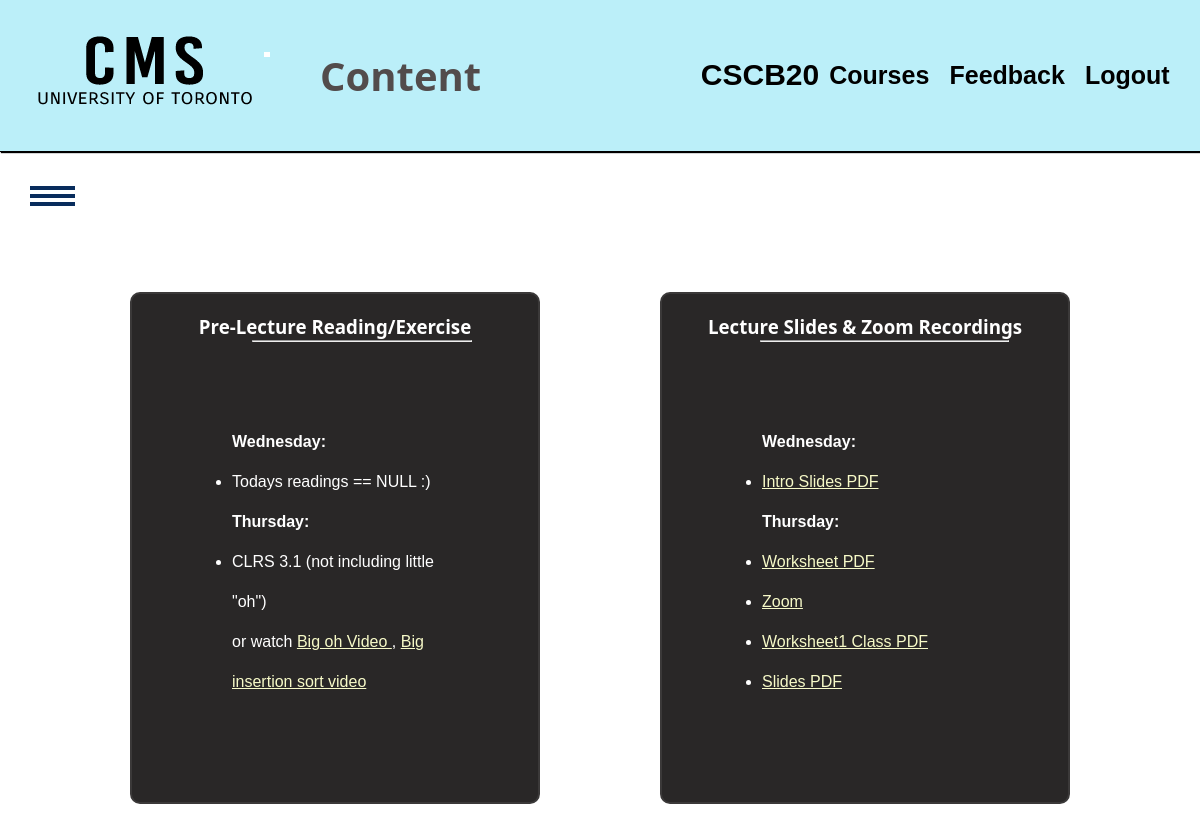
The app's page /courses/CSCB20/lectures/1 (signed in), older data.
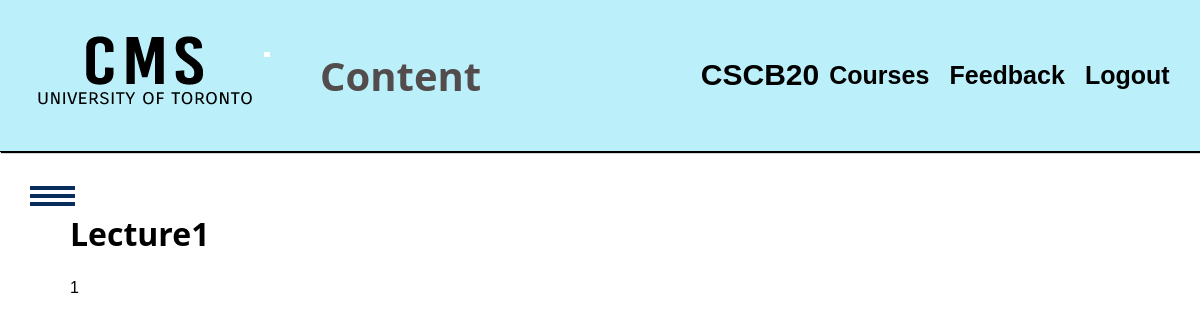
The same page, newer data.
### tables this page shows
CREATE TABLE "lectures" (
	"courseid"	TEXT,
	"lec_order"	INTEGER,
	"lec_title"	TEXT,
	"html"	TEXT
, "is_tutorial"	INTEGER DEFAULT 0);

### app.py (the view)
@app.route('/courses/<string:courseid>/lectures/<int:lecorder>')
def show_course_lecture_content(courseid, lecorder):
    if check_session():
        return redirect('/login')
    userid = get_userid()
    if userid == -1:
        return "Invalid userid, try logging in"
    user = SESSIONS[request.cookies.get('sessionId')]
    privilege = user.privilege
    lecture = d.query_assoc("SELECT * FROM lectures WHERE courseid = '"+courseid+"' AND lec_order="+str(lecorder)+";")
    if checkvalidcourseid(courseid):
        return "Course ID is invalid"
    if len(lecture) != 1:
        return "Error in lecture order value"
    g.name = user.name
    g.lecture = lecture[0]
    g.courseid = courseid
    return render_template('lecturecontent.html')

### app.py (called while the page is built)
def check_session():
    sessionId = request.cookies.get('sessionId')
    if not (sessionId in SESSIONS.keys()):
        print('FAILED Session Check')
        return True
    else:
        print('PASSED Session Check')
        return False

def get_userid():
    if 'sessionId' in request.cookies:
        if request.cookies.get('sessionId') in SESSIONS.keys():
            return SESSIONS[request.cookies.get('sessionId')].userid
    return -1

def checkvalidcourseid(courseid):
    courses = d.query("SELECT * FROM courses WHERE courseid = '"+ courseid +"';")
    return len(courses) != 1

### database.py (called while the page is built)
def dict_factory(cursor, row):
    d = {}
    for idx, col in enumerate(cursor.description):
        d[col[0]] = row[idx]
    return d

def query(sql):
    con = sqlite3.connect(DATABASE_PATH)
    cur = con.cursor()
    cur.execute(sql)
    rows = cur.fetchall()
    con.commit()
    con.close()
    return rows

def query_assoc(sql):
    con = sqlite3.connect(DATABASE_PATH)
    con.row_factory = dict_factory
    cur = con.cursor()
    cur.execute(sql)
    rows = cur.fetchall()
    con.close()
    return rows

### templates/lecturecontent.html (shortened to what this page needs)
<!DOCTYPE html>
<html lang="en">
<head>
    <link rel="stylesheet" href="/static/css/style.css">
</head>
<body>
    <header>
        <nav>
            <img class="uoftlogo" src="/static/images/CMSlogo.png" alt="Logo">
            <h1>Content</h1>
            <h2>{{g.courseid}}</h2>
            <ul>
                <li><a href="/dashboard"><b>Courses</b></a> </li>
                <li><a href="/feedback"><b>Feedback</b></a> </li>
                <li><a href="/logout"><b>Logout</b></a> </li>
            </ul>
        </nav>
    </header>
    <div id="sidebar">
        <div class="toggle-btn" onclick="show()">
            <span></span>
            <span></span>
            <span></span>
        </div>
    </div>
    <div class="mainwrap">
        {{g.lecture['html']|safe}}
    </div>
</body>
</html>

Row changes from the older to the newer data that the page shows:
no longer on this page (row edited): lectures: lecture.html "Pre-Lecture Reading/Exercise Wednesday: Todays readings == NULL :) Thursday: CLRS 3.1 (not including little \"oh\") or watch Big oh Video , Big insertion sort video Lecture Slides & Zoom Recordings Wednesday: Intro Slides PDF Thursday: Worksheet PDF Zoom Worksheet1 Class PDF Slides PDF"
added lectures: lecture.html "Lecture1 1"
